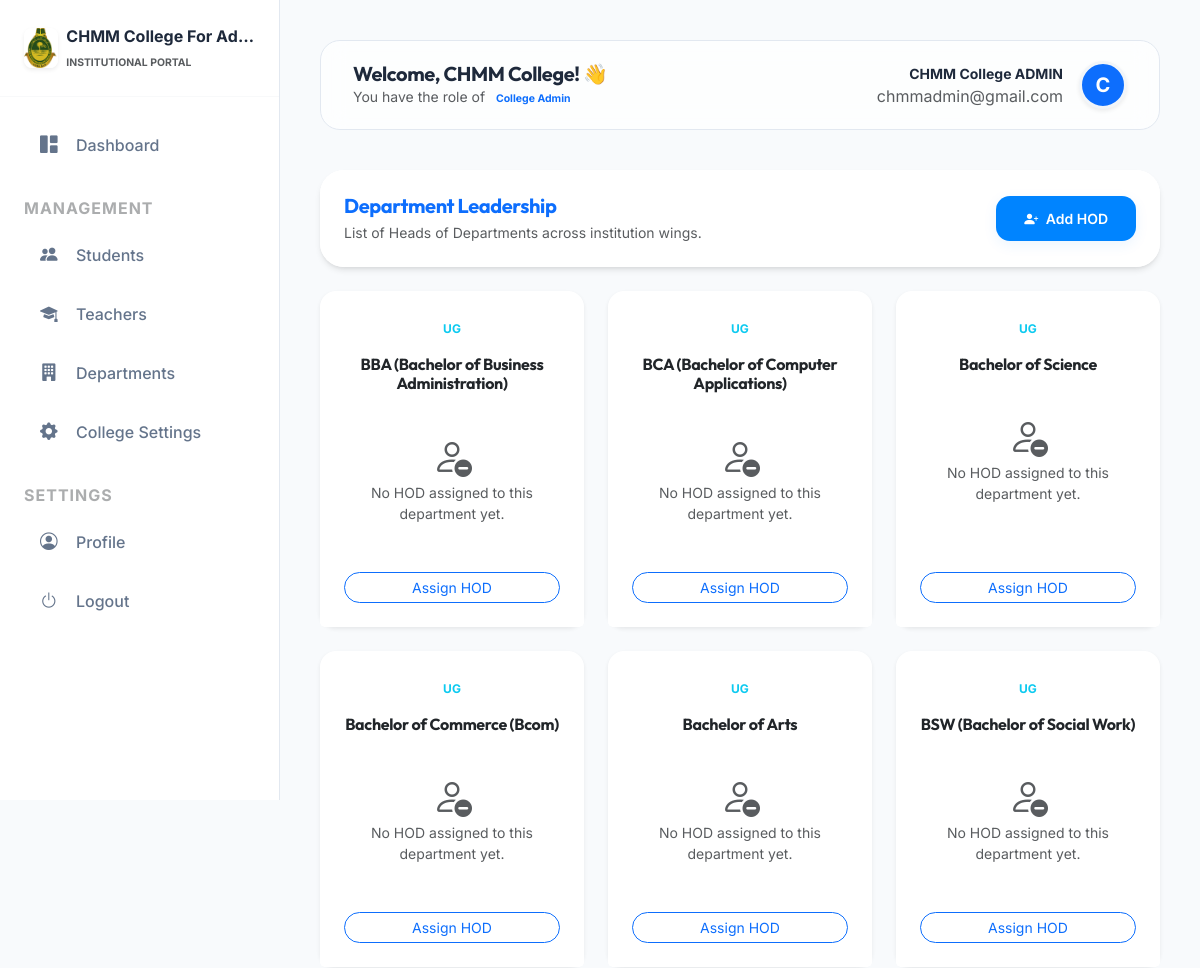
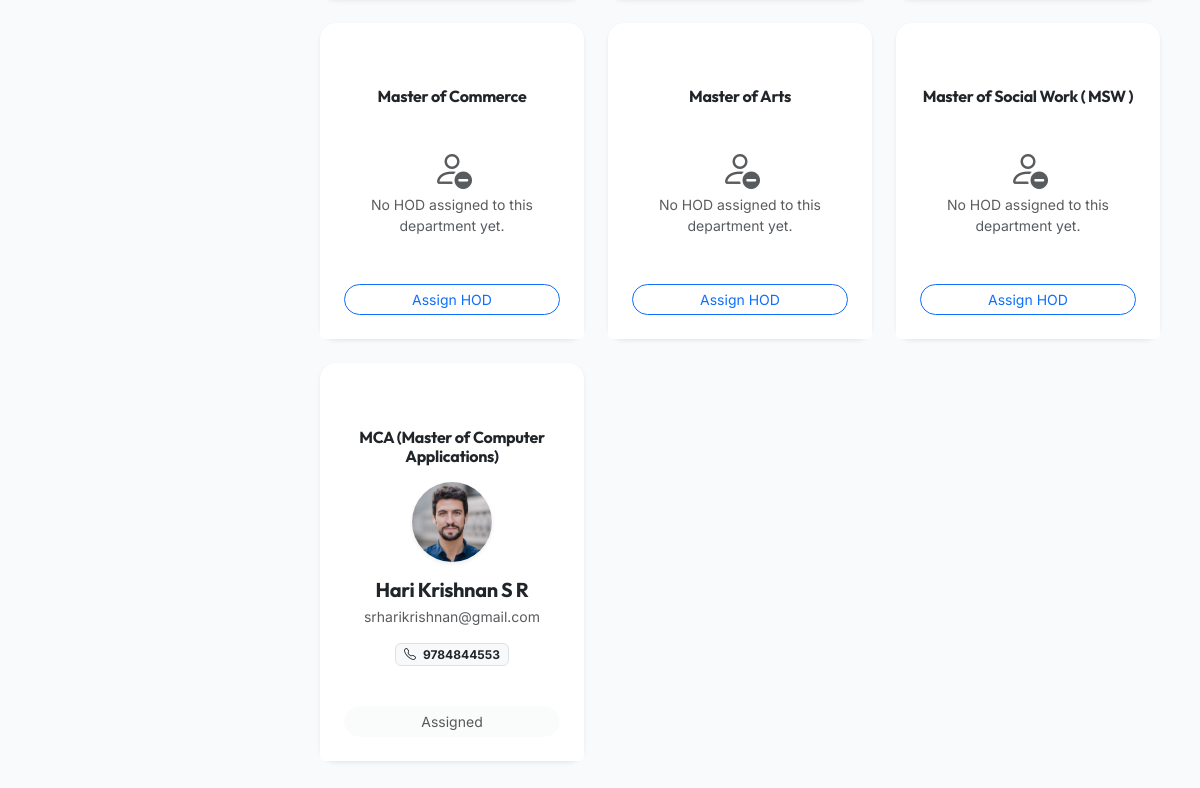
The page /management/hods/ (signed in) on the database its author committed (2 pictures, top to bottom).
### colleges/models.py (models this page shows, shortened)
class College(models.Model):
    STATUS_CHOICES = (
        ('PENDING', 'Pending Approval'),
        ('APPROVED', 'Approved'),
        ('REJECTED', 'Rejected'),
    )
    name = models.CharField(max_length=255)
    slug = models.SlugField(unique=True, blank=True)
    logo = models.ImageField(upload_to='college_logos/', null=True, blank=True)
    theme_color = models.CharField(max_length=7, default='#3b82f6')
    address = models.TextField()
    contact_email = models.EmailField()
    phone_number = models.CharField(max_length=15, blank=True)
    district = models.CharField(max_length=100, blank=True)
    university_affiliation = models.CharField(max_length=500, blank=True, help_text="Comma-separated list of affiliated universities.")
    description = models.TextField(blank=True, help_text="Briefly describe your institution.")
    established_year = models.PositiveIntegerField(null=True, blank=True)
    registration_number = models.CharField(max_length=100, unique=True, null=True)
    website = models.URLField(null=True, blank=True)
    verification_document = models.FileField(upload_to='verification_docs/', null=True, blank=True)
    status = models.CharField(max_length=20, choices=STATUS_CHOICES, default='PENDING')
    rejection_reason = models.TextField(blank=True, null=True, help_text="Reason for rejection, shown to the institution.")
    slug_updated = models.BooleanField(default=False)
    created_at = models.DateTimeField(auto_now_add=True)

### accounts/models.py (models this page shows, shortened)
class CustomUser(AbstractUser):
    ROLES = (
        ('SUPER_ADMIN', 'Super Admin'),
        ('COLLEGE_ADMIN', 'College Admin'),
        ('HOD', 'Head of Department'),
        ('TEACHER', 'Teacher'),
        ('STUDENT', 'Student'),
    )
    username = None
    email = models.EmailField(unique=True)
    role = models.CharField(max_length=20, choices=ROLES, default='STUDENT')
    college = models.ForeignKey(College, on_delete=models.CASCADE, null=True, blank=True, related_name='users')
    objects = CustomUserManager()
    USERNAME_FIELD = 'email'
    REQUIRED_FIELDS = []

### management/models.py (models this page shows, shortened)
class TenantModel(models.Model):
    college = models.ForeignKey(College, on_delete=models.CASCADE)
    created_at = models.DateTimeField(auto_now_add=True)
    updated_at = models.DateTimeField(auto_now=True)
    class Meta:
        abstract = True

class Department(TenantModel):
    CATEGORY_CHOICES = (('UG', 'Undergraduate'), ('PG', 'Postgraduate'))
    name = models.CharField(max_length=100)
    category = models.CharField(max_length=2, choices=CATEGORY_CHOICES, default='UG')
    description = models.TextField(blank=True)

class HODProfile(TenantModel):
    user = models.OneToOneField(settings.AUTH_USER_MODEL, on_delete=models.CASCADE, related_name='hod_profile')
    profile_photo = models.ImageField(upload_to='hods/photos/', null=True, blank=True)
    phone_number = models.CharField(max_length=15, blank=True)
    department = models.OneToOneField(Department, on_delete=models.SET_NULL, null=True, related_name='hod_profile')

### management/views.py (the view)
# urls.py: path('hods/', views.hod_list, name='hod_list'),
@login_required
def hod_list(request):
    if request.user.role != 'COLLEGE_ADMIN': return redirect('dashboard')
    departments = Department.objects.filter(college=request.college).prefetch_related('hod_profile__user')
    return render(request, 'management/hod_list.html', {'departments': departments})

### management/templates/management/hod_list.html (shortened to what this page needs)
{% extends 'base.html' %}
{% block content %}
<div class="card card-premium border-0 mb-4">
    <div class="card-header bg-white border-0 p-4 d-flex justify-content-between align-items-center">
        <div>
            <h5 class="fw-bold mb-1 text-primary">Department Leadership</h5>
            <p class="small text-muted mb-0">List of Heads of Departments across institution wings.</p>
        </div>
        <a href="{% url 'add_hod' %}" class="btn btn-premium btn-sm">
            <i class="bi bi-person-plus-fill me-1"></i> Add HOD
        </a>
    </div>
</div>
<div class="row g-4">
    {% for dept in departments %}
    <div class="col-md-6 col-lg-4">
        <div class="card border-0 shadow-sm rounded-4 h-100">
            <div class="card-body p-4 text-center">
                <div class="mb-3">
                    <span class="badge {% if dept.category == 'UG' %}bg-info-soft text-info{% else %}bg-purple-soft text-purple{% endif %} rounded-pill px-3">
                        {{ dept.category }}
                    </span>
                </div>
                <h6 class="fw-bold mb-3">{{ dept.name }}</h6>
                {% if dept.hod_profile %}
                    <div class="mb-3">
                        {% if dept.hod_profile.profile_photo %}
                            <img src="{{ dept.hod_profile.profile_photo.url }}" class="rounded-circle object-fit-cover shadow-sm mb-3" style="width: 80px; height: 80px;" alt="HOD">
                        {% else %}
                            <div class="rounded-circle bg-light d-flex align-items-center justify-content-center mx-auto mb-3 shadow-sm" style="width: 80px; height: 80px;">
                                <i class="bi bi-person-fill display-6 text-muted"></i>
                            </div>
                        {% endif %}
                        <h5 class="fw-bold text-dark mb-1">{{ dept.hod_profile.user.get_full_name }}</h5>
                        <p class="small text-muted mb-3">{{ dept.hod_profile.user.email }}</p>
                        <div class="d-flex justify-content-center gap-2 mt-2">
                            <span class="badge bg-light text-dark border"><i class="bi bi-telephone me-1"></i> {{ dept.hod_profile.phone_number|default:"N/A" }}</span>
                        </div>
                    </div>
                {% else %}
                    <div class="py-4">
                        <i class="bi bi-person-dash text-muted display-6 mb-2"></i>
                        <p class="small text-muted mb-0">No HOD assigned to this department yet.</p>
                    </div>
                {% endif %}
            </div>
            <div class="card-footer bg-white border-0 p-4 pt-0">
                {% if not dept.hod_profile %}
                    <a href="{% url 'add_hod' %}?dept={{ dept.id }}" class="btn btn-outline-primary btn-sm w-100 rounded-pill">Assign HOD</a>
                {% else %}
                     <button class="btn btn-light btn-sm w-100 rounded-pill disabled">Assigned</button>
                {% endif %}
            </div>
        </div>
    </div>
    {% empty %}
    <div class="col-12 text-center py-5">
        <p class="text-muted">No departments found. Please create departments first.</p>
    </div>
    {% endfor %}
</div>
{% endblock %}

### templates/base.html (shortened to what this page needs)
{% load static %}
<!DOCTYPE html>
<html lang="en">
<head>
    <link href="https://cdn.jsdelivr.net/npm/bootstrap@5.3.0/dist/css/bootstrap.min.css" rel="stylesheet">
    <link rel="stylesheet" href="https://cdn.jsdelivr.net/npm/bootstrap-icons@1.11.1/font/bootstrap-icons.css">
</head>
<body>
    {% if user.is_authenticated %}
    <aside class="sidebar" id="sidebar">
        <div class="p-4 mb-3 d-flex align-items-center border-bottom border-light">
            {% if request.college.logo %}
            <img src="{{ request.college.logo.url }}" alt="Logo" height="40" class="me-2 rounded-3 shadow-sm">
            {% else %}
            <div class="bg-primary rounded-3 p-2 me-2 shadow-sm"><i class="bi bi-mortarboard-fill text-white fs-5"></i></div>
            {% endif %}
            <div class="overflow-hidden">
                <span class="fs-6 fw-bold text-main d-block text-truncate">{{ request.college.name|default:"Management Panel" }}</span>
                <span class="x-small text-muted text-uppercase fw-bold letter-spacing-1" style="font-size: 0.65rem;">Institutional Portal</span>
            </div>
        </div>
        <nav class="mt-2" style="max-height: calc(100vh - 100px); overflow-y: auto; overflow-x: hidden;">
            {% if user.role == 'SUPER_ADMIN' %}
            <a href="{% url 'college_approval_queue' %}"
                class="nav-link-custom {% if request.resolver_match.url_name == 'college_approval_queue' %}active{% endif %}">
                <i class="bi bi-speedometer2"></i> Management Console
            </a>
            {% else %}
            <a href="{% url 'dashboard' %}"
                class="nav-link-custom {% if request.resolver_match.url_name == 'dashboard' %}active{% endif %}">
                <i class="bi bi-grid-1x2-fill"></i> Dashboard
            </a>
            {% endif %}
            {% if user.role == 'COLLEGE_ADMIN' %}
            <div class="px-4 mt-4 mb-2 text-uppercase x-small fw-bold text-muted opacity-50" style="letter-spacing: 1px;">Management</div>
            <a href="{% url 'student_list' %}" class="nav-link-custom {% if 'student' in request.path %}active{% endif %}">
                <i class="bi bi-people-fill"></i> Students
            </a>
            <a href="{% url 'teacher_list' %}" class="nav-link-custom {% if 'teacher' in request.path %}active{% endif %}">
                <i class="bi bi-mortarboard-fill"></i> Teachers
            </a>
            <a href="{% url 'department_list' %}" class="nav-link-custom {% if 'department' in request.path %}active{% endif %}">
                <i class="bi bi-building-fill"></i> Departments
            </a>
            <a href="{% url 'college_settings' %}" class="nav-link-custom {% if 'settings' in request.path %}active{% endif %}">
                <i class="bi bi-gear-fill"></i> College Settings
            </a>
            {% endif %}
            <div class="px-4 mt-4 mb-2 text-uppercase x-small fw-bold text-muted opacity-50" style="letter-spacing: 1px;">Settings</div>
            <a href="{% url 'edit_profile' %}" class="nav-link-custom {% if 'profile' in request.path %}active{% endif %}">
                <i class="bi bi-person-circle"></i> Profile
            </a>
            <form action="{% url 'logout' %}" method="post" class="m-0">
                <button type="submit" class="nav-link-custom border-0 bg-transparent w-100 text-start">
                    <i class="bi bi-power"></i> Logout
                </button>
            </form>
        </nav>
    </aside>
    {% endif %}
    <main class="{% if user.is_authenticated %}main-content{% endif %}">
        {% if user.is_authenticated %}
        <header class="header-glass animate-up">
            <div class="d-flex align-items-center">
                <div>
                    <h5 class="fw-bold mb-0">Welcome, {{ user.first_name }}! 👋</h5>
                    <p class="text-muted small mb-0 d-none d-md-block">You have the role of <span class="badge bg-primary-soft text-primary rounded-pill">{{ user.get_role_display }}</span></p>
                </div>
            </div>
            <div class="d-flex align-items-center gap-3">
                <div class="d-flex align-items-center gap-3">
                    <div class="text-end d-none d-md-block">
                        <span class="fw-bold d-block small">{{ user.get_full_name }}</span>
                        <span class="text-muted x-small">{{ user.email }}</span>
                    </div>
                    <div class="bg-primary rounded-circle shadow-sm d-flex align-items-center justify-content-center"
                        style="width: 48px; height: 48px; border: 3px solid var(--surface-2);">
                        <span class="fw-bold text-white fs-5">{{ user.first_name|first|upper }}</span>
                    </div>
                </div>
            </div>
        </header>
        {% endif %}
        <div class="container-fluid p-0 animate-up">
            {% block content %}{% endblock %}
        </div>
    </main>
</body>
</html>

### rows shown on the page
College: college.logo (picture), college.name "CHMM College For Ad…"
CustomUser: first_name "CHMM College", role "College Admin", get_full_name "CHMM College ADMIN", email "chmmadmin@gmail.com", first_name|first "C"
Department: category "UG", name "BBA (Bachelor of Business Administration)", shows "No HOD assigned to this department yet."
Department: category "UG", name "BCA (Bachelor of Computer Applications)", shows "No HOD assigned to this department yet."
Department: category "UG", name "Bachelor of Science", shows "No HOD assigned to this department yet."
Department: category "UG", name "Bachelor of Commerce (Bcom)", shows "No HOD assigned to this department yet."
Department: category "UG", name "Bachelor of Arts", shows "No HOD assigned to this department yet."
Department: category "UG", name "BSW (Bachelor of Social Work)", shows "No HOD assigned to this department yet."
Department: name "Master of Commerce", shows "No HOD assigned to this department yet."
Department: name "Master of Arts", shows "No HOD assigned to this department yet."
Department: name "Master of Social Work ( MSW )", shows "No HOD assigned to this department yet."
Department: name "MCA (Master of Computer Applications)", hod_profile.profile_photo (picture), hod_profile.user.get_full_name "Hari Krishnan S R", hod_profile.user.email "srharikrishnan@gmail.com", hod_profile.phone_number "9784844553", shows "Assigned"
